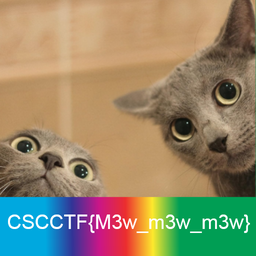
#> input picture misc/arnolds_cats/source/cat.png, 256 x 256 px, shrunk from 512 x 512 before the run
$ python genimag.py
#> lines starting #> are read from the running program, lines starting #| are printed output that depends on the picture
#> further down, image is the input picture: PIL image 256x256 RGBA; mean R, G, B, A 148.3, 136.2, 106.4, 255
import numpy as np
from PIL import Image


def get_img(image, p=1, q=1):

    # Convert image to numpy array
#> called with p = 6, q = 8
    img_array = np.array(image)
    N = img_array.shape[0]
#> N = 256

    # Create output array
    scrambled = img_array.copy()

    for i in range(69):
        # Apply Arnold's Cat Map
        temp = np.zeros_like(scrambled)
        for x in range(N):
            for y in range(N):
                x_new = (x + p * y) % N
                y_new = (q * x + (p * q + 1) * y) % N
                temp[x_new, y_new] = scrambled[x, y]
        scrambled = temp
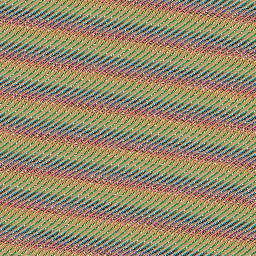
#> temp: shape (256, 256, 4); mean R, G, B, A 148.3, 136.2, 106.4, 255

    img = Image.fromarray(scrambled)
    return img


if __name__ == "__main__":
    image = Image.open("cat.png")
    img = get_img(image, 6, 8)
    img.show()
    img.save("scrambled_cat.png")

$ run again, with misc/arnolds_cats/source/sad.png copied over misc/arnolds_cats/source/cat.png
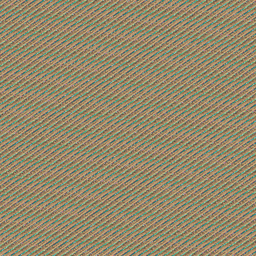
#> input picture misc/arnolds_cats/source/sad.png, 256 x 256 px, shrunk from 512 x 512 before the run
#> image is the input picture: PIL image 256x256 RGBA; mean R, G, B, A 148.3, 136.3, 106.5, 255
#> after the loop in get_img, `for i in range(69):`:
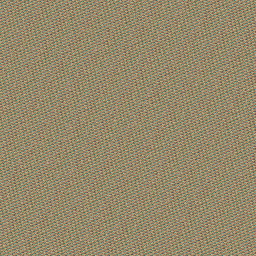
#> temp: shape (256, 256, 4); mean R, G, B, A 148.3, 136.3, 106.5, 255
